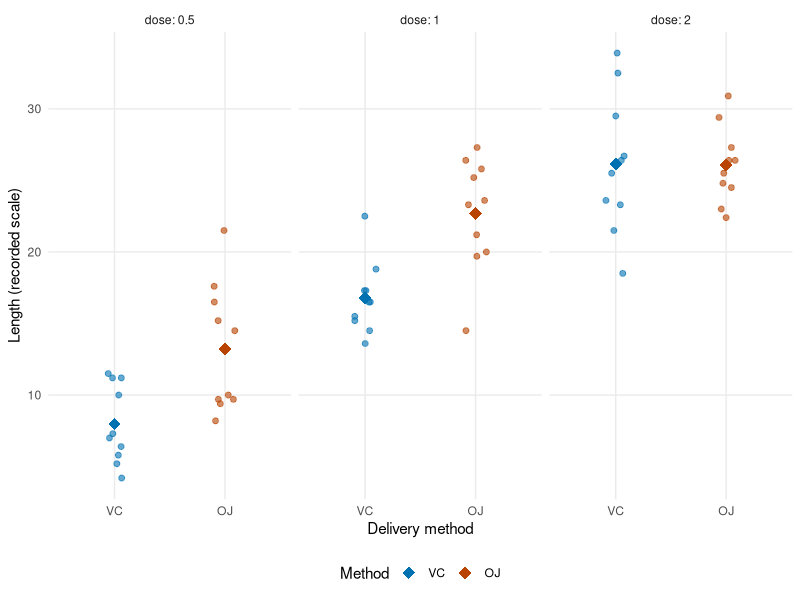
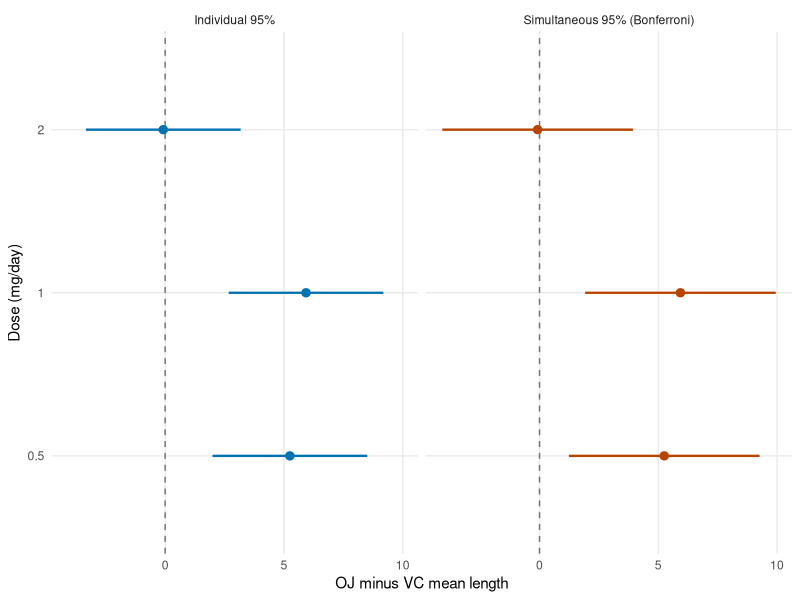
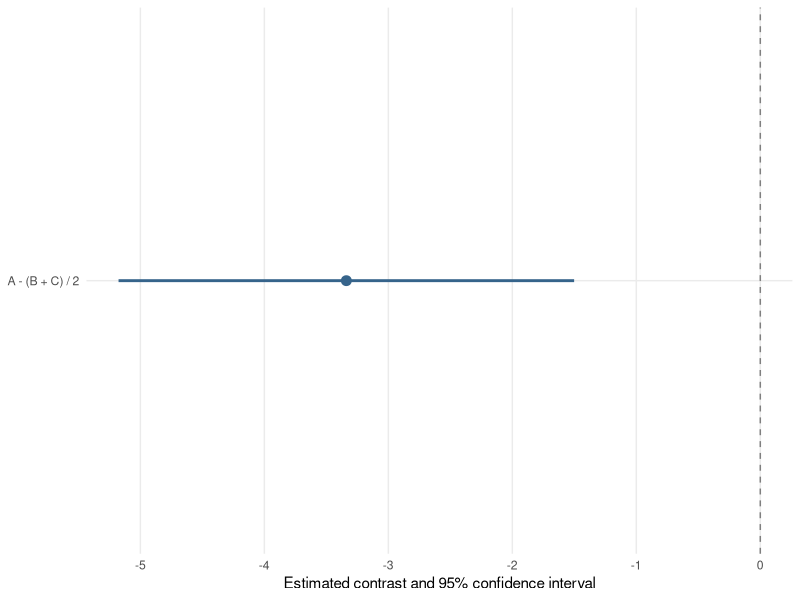

The R script that drew these images, in order:
## ---- chunk 1
#| label: fig-ch6-motivation
#| echo: false
#| fig-cap: "Individual responses and cell means in ToothGrowth. Circles show animals; diamonds show means. Panel headings give dose in mg/day. The OJ-minus-VC difference appears different across doses. Horizontal jitter separates points for display only."
#| fig-alt: "Three dose panels show observed responses for VC and OJ, with diamonds marking cell means. The mean gaps are positive at doses 0.5 and 1 and nearly zero at dose 2."
#| fig-width: 7
#| fig-height: 3.6
library(ggplot2)
ch6_motivation <- transform(datasets::ToothGrowth,
  supp = factor(supp, levels = c("VC", "OJ")),
  dose = factor(dose, levels = c(0.5, 1, 2)))
ggplot(ch6_motivation, aes(supp, len, colour = supp)) +
  geom_point(position = position_jitter(width = 0.1, height = 0, seed = 8561),
             alpha = 0.6, size = 1.7) +
  stat_summary(fun = mean, geom = "point", shape = 18, size = 4) +
  facet_wrap(~ dose, nrow = 1, labeller = label_both) +
  scale_colour_manual(values = c(VC = "#0072B2", OJ = "#B84400")) +
  labs(x = "Delivery method", y = "Length (recorded scale)", colour = "Method") +
  theme_minimal(base_size = 11) +
  theme(legend.position = "bottom", panel.grid.minor = element_blank())
## ---- chunk 2
#| label: ch6-tooth-contrasts
ch6_dat <- datasets::ToothGrowth
ch6_dat$supp <- factor(ch6_dat$supp, levels = c("VC", "OJ"))
ch6_dat$dose_f <- factor(ch6_dat$dose, levels = c(0.5, 1, 2))
ch6_fit <- lm(len ~ dose_f * supp, data = ch6_dat)
ch6_profiles <- expand.grid(dose_f = levels(ch6_dat$dose_f),
                            supp = levels(ch6_dat$supp))
ch6_X <- model.matrix(delete.response(terms(ch6_fit)),
                     data = ch6_profiles, contrasts.arg = ch6_fit$contrasts,
                     xlev = ch6_fit$xlevels)
# First three rows are VC; last three are OJ, in the same dose order.
ch6_L <- ch6_X[4:6, , drop = FALSE] - ch6_X[1:3, , drop = FALSE]
ch6_est <- drop(ch6_L %*% coef(ch6_fit))
ch6_V <- ch6_L %*% vcov(ch6_fit) %*% t(ch6_L)
ch6_se <- sqrt(diag(ch6_V))
ch6_df <- df.residual(ch6_fit)
ch6_crit <- qt(0.975, ch6_df)
ch6_results <- data.frame(
  Dose = levels(ch6_dat$dose_f), Estimate = ch6_est, SE = ch6_se,
  Lower = ch6_est - ch6_crit * ch6_se,
  Upper = ch6_est + ch6_crit * ch6_se,
  p_value = 2 * pt(-abs(ch6_est / ch6_se), df = ch6_df))
knitr::kable(ch6_results, digits = 3, row.names = FALSE,
             caption = "OJ minus VC at each dose; individual 95% intervals.")
stopifnot(ch6_df == 54, max(abs(ch6_est - c(5.25, 5.93, -0.08))) < 1e-10)
## ---- chunk 3
#| label: ch6-difference-of-differences
ch6_a <- ch6_L[2, ] - ch6_L[3, ]
ch6_dd <- sum(ch6_a * coef(ch6_fit))
ch6_dd_se <- sqrt(drop(t(ch6_a) %*% vcov(ch6_fit) %*% ch6_a))
knitr::kable(data.frame(
  Comparison = "Difference at dose 1 minus difference at dose 2",
  Estimate = ch6_dd, SE = ch6_dd_se,
  Lower = ch6_dd - ch6_crit * ch6_dd_se,
  Upper = ch6_dd + ch6_crit * ch6_dd_se),
  digits = 3, row.names = FALSE)
## ---- chunk 4
#| label: ch6-family
ch6_m <- nrow(ch6_results)
ch6_bonf <- qt(1 - 0.05 / (2 * ch6_m), ch6_df)
knitr::kable(data.frame(
  Dose = ch6_results$Dose,
  Holm_p = p.adjust(ch6_results$p_value, method = "holm"),
  Bonferroni_lower = ch6_est - ch6_bonf * ch6_se,
  Bonferroni_upper = ch6_est + ch6_bonf * ch6_se),
  digits = 3, row.names = FALSE)
## ---- chunk 5
#| label: fig-ch6-comparison-intervals
#| echo: false
#| fig-cap: "The same three OJ-minus-VC estimates with individual 95% intervals (blue) and Bonferroni simultaneous 95% intervals for the three-comparison family (orange). The estimates do not change; joint coverage requires wider intervals. The vertical dashed line is zero."
#| fig-alt: "Two panels compare individual and simultaneous confidence intervals for OJ minus VC at doses 0.5, 1 and 2. Orange simultaneous intervals are wider. Both panels use the same horizontal scale and a dashed zero line."
#| fig-width: 7
#| fig-height: 3.5
library(ggplot2)
ch6_plot <- rbind(
  transform(ch6_results, Method = "Individual 95%"),
  transform(ch6_results,
    Lower = ch6_est - ch6_bonf * ch6_se,
    Upper = ch6_est + ch6_bonf * ch6_se,
    Method = "Simultaneous 95% (Bonferroni)"))
ch6_plot$Method <- factor(ch6_plot$Method,
  levels = c("Individual 95%", "Simultaneous 95% (Bonferroni)"))
ggplot(ch6_plot, aes(Estimate, Dose, colour = Method)) +
  geom_vline(xintercept = 0, linetype = "dashed", colour = "grey45") +
  geom_segment(aes(x = Lower, xend = Upper, yend = Dose), linewidth = 0.8) +
  geom_point(size = 2.5) +
  facet_wrap(~ Method, nrow = 1) +
  scale_colour_manual(values = c("#0072B2", "#B84400")) +
  labs(x = "OJ minus VC mean length", y = "Dose (mg/day)") +
  theme_minimal(base_size = 11) +
  theme(legend.position = "none", panel.grid.minor = element_blank())
## ---- chunk 6
library(ggplot2)
theme_set(theme_minimal(base_size = 11) +
            theme(legend.position = "bottom",
              panel.grid.minor = element_blank()))

set.seed(8561)
group <- factor(rep(c("A", "B", "C"), each = 12))
mu <- c(A = 10, B = 13, C = 15)
dat <- data.frame(group,
                  y = unname(mu[group]) + rnorm(length(group), sd = 2))
fit <- lm(y ~ group, data = dat)

# A minus the average of B and C, under treatment coding.
a <- c(0, -1/2, -1/2)
estimate <- sum(a * coef(fit))
se <- sqrt(drop(t(a) %*% vcov(fit) %*% a))
df <- df.residual(fit)
ci <- estimate + c(-1, 1) * qt(0.975, df) * se
c(estimate = estimate, SE = se, lower = ci[1], upper = ci[2],
  p_value = 2 * pt(-abs(estimate / se), df))
## ---- chunk 7
fit_means <- lm(y ~ 0 + group, data = dat)
c_mean <- c(1, -1/2, -1/2)
estimate_means <- sum(c_mean * coef(fit_means))
se_means <- sqrt(drop(t(c_mean) %*% vcov(fit_means) %*% c_mean))
rbind(treatment_coding = c(estimate, se),
      cell_means_coding = c(estimate_means, se_means))
## ---- chunk 8
#| label: fig-contrast-interval
#| fig-cap: "The estimated A-minus-average-of-B-and-C contrast and its 95% confidence interval. Zero represents no difference for this particular comparison."
#| fig-height: 2.8
contrast_result <- data.frame(estimate, lower = ci[1], upper = ci[2],
                               comparison = "A - (B + C) / 2")
ggplot(contrast_result, aes(estimate, comparison)) +
  geom_vline(xintercept = 0, linetype = "dashed", colour = "grey50") +
  geom_segment(aes(x = lower, xend = upper, yend = comparison),
               linewidth = 1, colour = "steelblue4") +
  geom_point(size = 3, colour = "steelblue4") +
  expand_limits(x = 0) +
  labs(x = "Estimated contrast and 95% confidence interval", y = NULL)
## ---- chunk 9
TukeyHSD(aov(y ~ group, data = dat))
